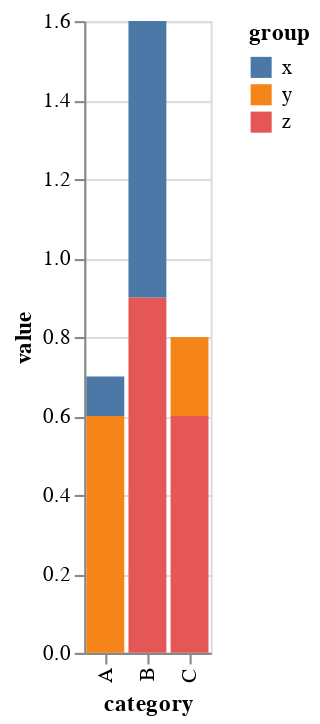

This figure's notebook cell:
### Code cell
import altair as alt
import pandas as pd

source = pd.DataFrame(
    {
        "category": ["A", "A", "B", "B", "C", "C"],
        "group": ["x", "y", "z", "x", "y", "z"],
        "value": [0.1, 0.6, 0.9, 0.7, 0.2, 0.6],
    }
)

alt.Chart(source).mark_bar().encode(
    x=alt.X("category:N"),
    y=alt.Y("value:Q"),
    color=alt.Color("group:N"),
)

### Figure 1 — Vega-Lite specification as saved in the notebook (floating-point values rounded to 4 significant figures)
{"config": {"view": {"continuousWidth": 400, "continuousHeight": 300}}, "data": {"name": "data-b2b05e6598163250c7c68085ec7926b1"}, "mark": "bar", "encoding": {"color": {"field": "group", "type": "nominal"}, "x": {"field": "category", "type": "nominal"}, "y": {"field": "value", "type": "quantitative"}}, "$schema": "https://vega.github.io/schema/vega-lite/v4.17.0.json", "datasets": {"data-b2b05e6598163250c7c68085ec7926b1": [{"category": "A", "group": "x", "value": 0.1}, {"category": "A", "group": "y", "value": 0.6}, {"category": "B", "group": "z", "value": 0.9}, {"category": "B", "group": "x", "value": 0.7}, {"category": "C", "group": "y", "value": 0.2}, {"category": "C", "group": "z", "value": 0.6}]}}
